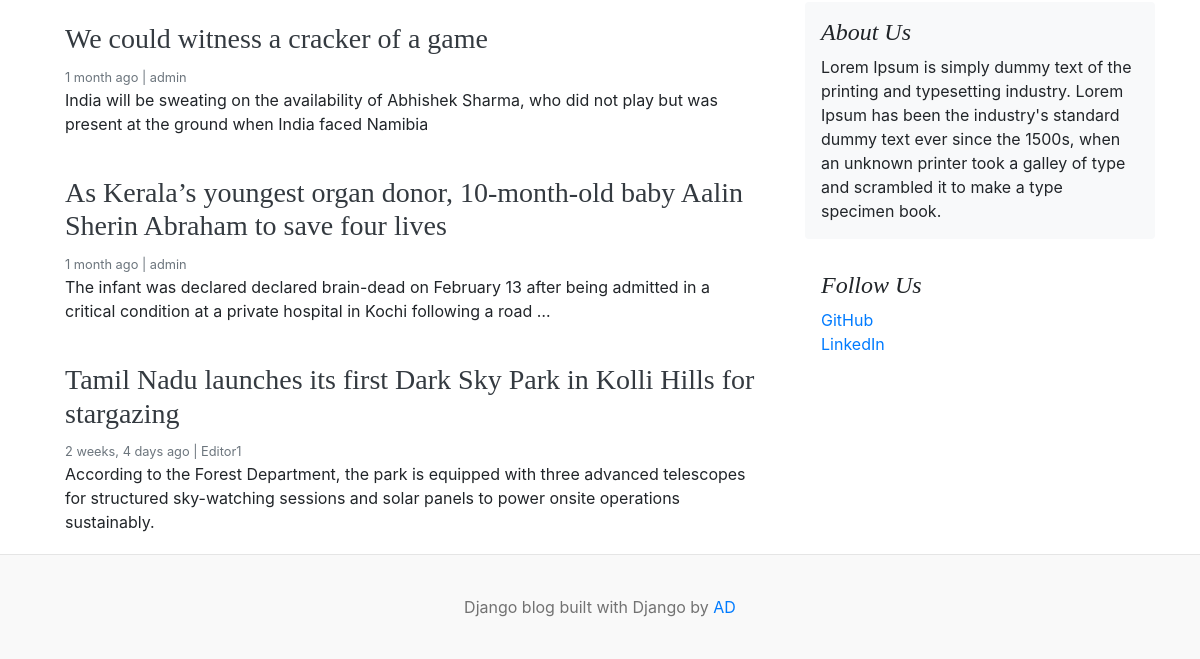
/ (lower part), run on an earlier commit of the app's database.
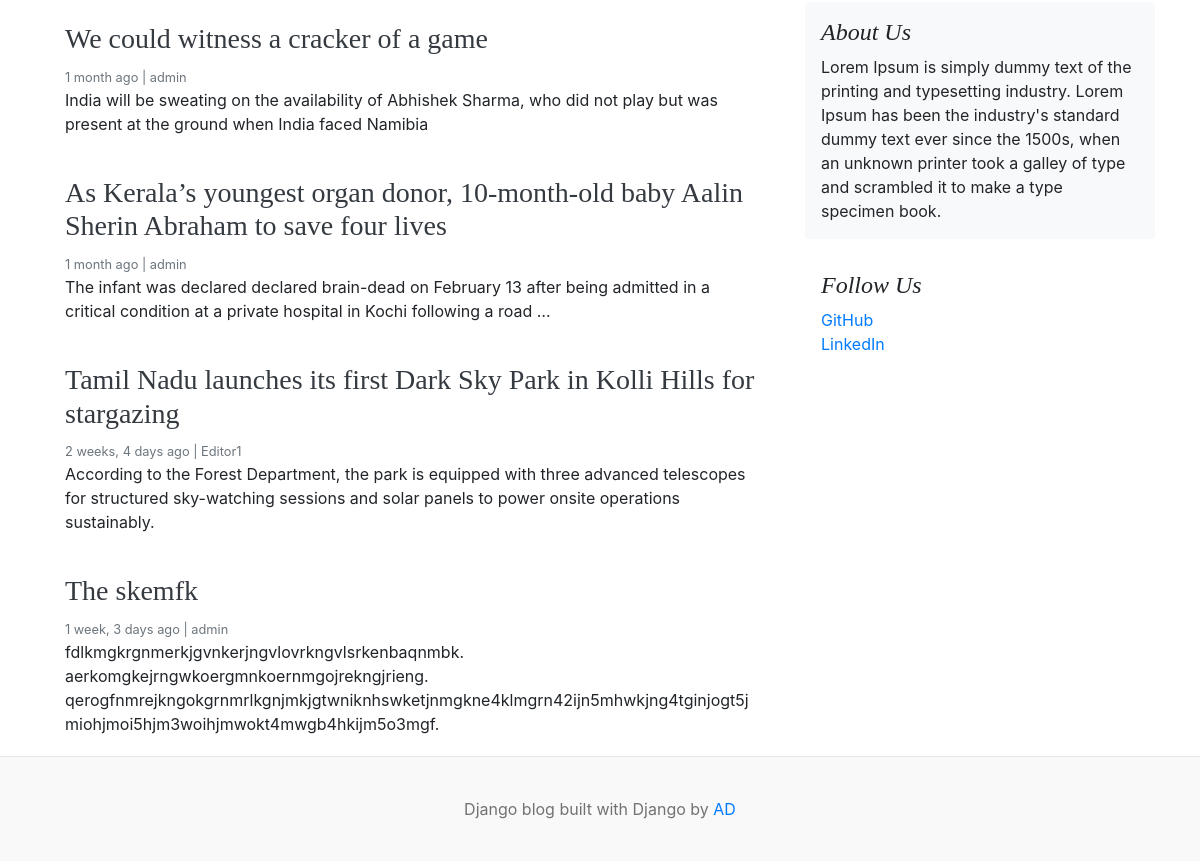
And on a later commit of the database.
### blogs/models.py (models this page shows, shortened)
class Blog(models.Model):
    title=models.CharField(max_length=100)
    slug=models.SlugField(max_length=150,unique=True,blank=True)
    category=models.ForeignKey(Category,on_delete=models.CASCADE)
    author=models.ForeignKey(User,on_delete=models.CASCADE)
    featured_image=models.ImageField(upload_to='uploads/%Y/%m/%d')
    short_description=models.TextField(max_length=500)
    blog_body=models.TextField(max_length=2000)
    status=models.CharField(max_length=20,choices=STATUS_CHOICES,default="Draft")
    is_featured=models.BooleanField(default=False)
    created_at=models.DateTimeField(auto_now_add=True)
    updated_at=models.DateTimeField(auto_now=True)

### assignments/models.py (models this page shows, shortened)
class SocialLink(models.Model):
    platform=models.CharField(max_length=25)
    link=models.URLField(max_length=100)
    created_at=models.DateTimeField(auto_now_add=True)
    updated_at=models.DateTimeField(auto_now=True)

### blog/views.py (the view)
# urls.py: 2. Add a URL to urlpatterns:  path('', views.home, name='home')
def home(request):
    featured_posts=Blog.objects.filter(is_featured=True,status='Published').order_by('updated_at')
    posts=Blog.objects.filter(is_featured=False,status='Published')
    try:
        about=About.objects.get()
    except:
        about=None
    context={
        'featured_posts':featured_posts,
        'posts':posts,
        'about':about
    }
    return render(request,'home.html',context)

### blogs/context_processors.py (called while the page is built)
def get_categories(request):
    categories=Category.objects.all()
    return dict(categories=categories)

def get_social_links(request):
    social_links=SocialLink.objects.all()
    return dict(social_links=social_links)

### templates/home.html (shortened to what this page needs)
{% extends 'base.html' %}
   {% block content %}
  <main role="main" class="container p-0">
    <div class="row">
      <div class="col-md-8 blog-main">
        {% for post in posts %}
       <div class="card border-0" >
        <div class="card-body">
          <h3><a href ="{% url 'blogs' post.slug %}" class="text-dark">{{post.title}}</a></h3>
          <small class="mb-1 text-muted">{{post.created_at | timesince}} ago | {{post.author}}</small>
          <p class="card-text">{{post.short_description | truncatewords:25 }}</p>
        </div>
      </div>
        {% endfor %}
      </div>
      <aside class="col-md-4 blog-sidebar">
        <div class="p-3 mb-3 bg-light rounded">
          <h4 class="font-italic">{{about.about_heading}}</h4>
          <p class="mb-0">{{about.about_description}}</p>
        </div>
        {% if social_links %}
        <div class="p-3">
          <h4 class="font-italic">Follow Us</h4>
          <ol class="list-unstyled">
            {% for i in social_links%}
            <li><a href="{{ i.link }}" target="_blank">{{ i.platform }}</a></li>
            {% endfor %}
          </ol>
        </div>
        {% endif %}
      </aside>
    </div>
  </main>
</div>
{% endblock %}

What changed in the data, as far as the page shows it:
added Blog: title "The skemfk", created_at "1 week, 3 days", author "admin", short_description "fdlkmgkrgnmerkjgvnkerjngvlovrkngvlsrkenbaqnmbk. aerkomgkejrngwkoergmnkoernmgojrekngjrieng. qerogfnmrejkngokgrnmrlkgnjmkjgtwniknhswketjnmgkne4klmgrn42ijn5mhwkjng4tginjogt5jmiohjmoi5hjm3woihjmwokt4mwgb4hkijm5o3mgf."
